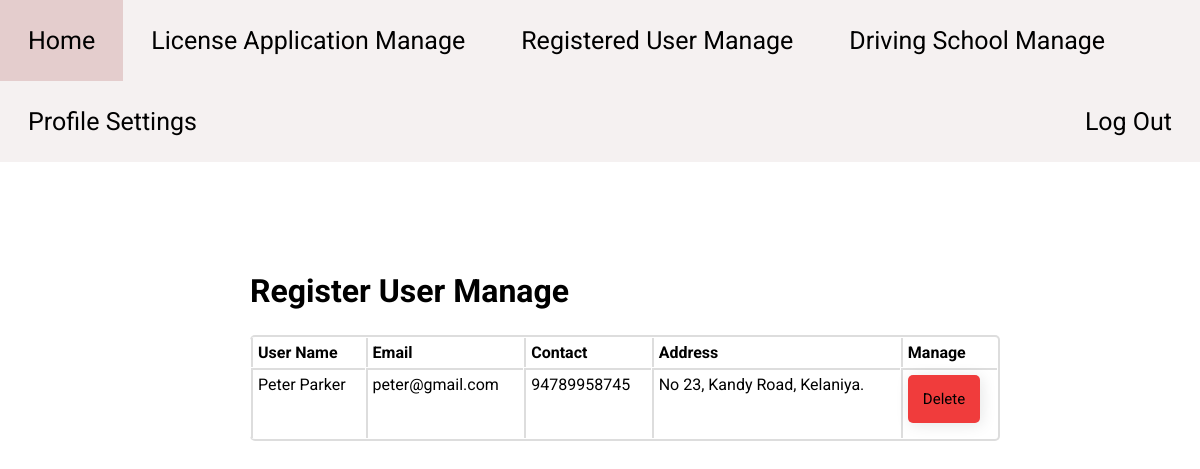
Page /php/admin-registered-user-manage.php (signed in) on the earlier database version.
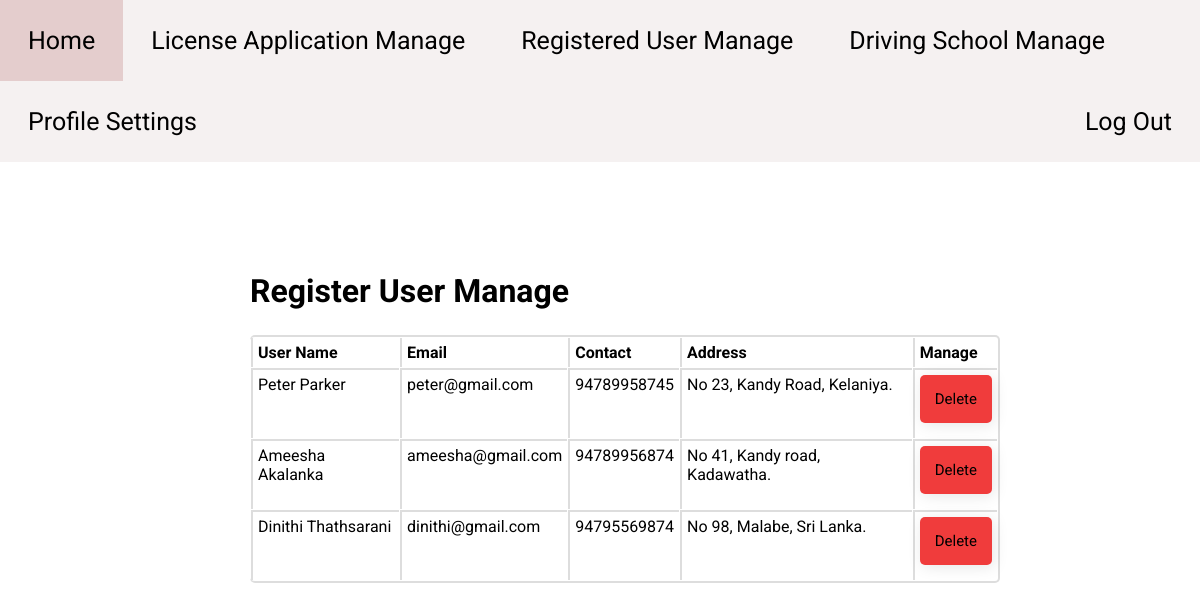
Same page on the later database version.
### tables this page shows
CREATE TABLE `user` (
  `user_id` int(11) NOT NULL,
  `name` varchar(50) DEFAULT NULL,
  `email` varchar(30) DEFAULT NULL,
  `contact` varchar(12) DEFAULT NULL,
  `address` varchar(100) DEFAULT NULL,
  `password` varchar(100) DEFAULT NULL
);

### php/admin-registered-user-manage.php (the view, shortened to what this page needs)
<?php
    require "../includes/config.php";
    if(isset($_SESSION['admin_id'])){
?>
<!DOCTYPE HTML>
<html>
<head>
    <link rel="stylesheet" href="https://cdnjs.cloudflare.com/ajax/libs/font-awesome/6.1.1/css/all.min.css" />
    <link rel = "stylesheet" type = "text/css" href = "../css/driving-school-main.css"/>
    <link rel = "stylesheet" type = "text/css" href = "../css/driving-school-package-manage.css"/>
    <link rel = "stylesheet" type = "text/css" href = "../css/admin-license-application-view.css"/>
</head>
<body>
    <?php include '../includes/admin-navigation.php'?>
    <div class="container">
        <h1 class="dashboard-table-heading">Register User Manage</h1>
        <div class="table-container">
        <?php
                $sql = "SELECT * FROM User";
                $result = $conn->query($sql);
                if((!empty($result)) && ($result->num_rows > 0)){
        ?>
            <table>
                <thead>
                    <tr>
                        <th>User Name</th>
                        <th>Email</th>
                        <th>Contact</th>
                        <th>Address</th>
                        <th>Manage</th>
                    </tr>
                </thead>
                <tbody>
        <?php
                while($data = $result->fetch_assoc()){
        ?>
                    <tr>
                        <td><?php echo $data['name'] ?></td>
                        <td><?php echo $data['email'] ?></td>
                        <td><?php echo $data['contact'] ?></td>
                        <td><?php echo $data['address'] ?></td>
                        <td>
                            <form action="./admin-registered-user-manage-delete.php" method="POST">
                                <input class = "inputField btn btn-danger deleteBtn" type="submit" value="Delete" name="deleteBtn">
                            </form>
                        </td>
                    </tr>
            <?php
                    }
            ?>
            </tbody>
            </table>
            <?php
                }
            ?>
        </div>
    </div>
</body>
</html>
<?php
    }else{
        header('Location: ./admin.php');
    }
?>

### includes/admin-navigation.php (shortened to what this page needs)
<link rel = "stylesheet" type = "text/css" href = "../css/driving-school-navigation.css"/>
<div class = "navigation">
    <ul class = "nav-links">
        <li><a href="../php/admin-dashboard.php">Home</a></li>
        <li><a href="../php/admin-license-manage.php">License Application Manage</a></li>
        <li><a href="../php/admin-registered-user-manage.php">Registered User Manage</a></li>
        <li><a href="../php/admin-driving-school-manage.php">Driving School Manage</a></li>
        <li><a href="../php/admin-profile-settings.php">Profile Settings</a></li>
        <li style="float:right"><form action="../php/admin-logout.php" method="POST"><input class="log-btn" type="submit" value="Log Out" name="btnOut"></form></li>
    </ul>
</div>

### css/driving-school-main.css (style rules this page uses)
* { box-sizing: border-box; margin: 0; padding: 0; font-family: 'Roboto', sans-serif; }
.container { padding-top: 110px; padding-left: 200px; padding-right: 200px; margin-left: 50px; }
.inputField { background-color: rgba(255, 255, 255, .15); box-shadow: 2px 2px 15px 0px rgba(0, 0, 0, .1); border: none; border-radius: 5px; overflow: hidden; }
.btn { font-size: 15px; color: black; background-color: #afec9d; }
.btn-danger { font-size: 15px; color: black; background-color: #f03c3c; }
.dashboard-table-heading { padding-bottom: 25px; }
table { border: 2px solid #ddd; width: 100%; border-collapse: separate; border-left: 0; border-radius: 5px; border-spacing: 1px; }
thead { display: table-header-group; vertical-align: middle; border-color: inherit; border-collapse: separate; }
tr { display: table-row; vertical-align: inherit; border-color: inherit; }
th, td { padding: 5px; text-align: left; vertical-align: top; border-left: 2px solid #ddd; }
td { border-top: 2px solid #ddd; }

### css/admin-license-application-view.css (style rules this page uses)
.deleteBtn { padding: 15px; margin-bottom: 10px; }

### css/driving-school-navigation.css (style rules this page uses)
ul { list-style-type: none; margin: 0; padding: 0; overflow: hidden; background-color: #f5f1f1; }
li { float: left; }
li a { display: block; color: black; text-align: center; padding: 26px 28px; text-decoration: none; font-size: 25px; transition: 0.25s; }
.log-btn { background: none; color: inherit; border: none; padding: 0; font: inherit; cursor: pointer; outline: inherit; display: block; color: black; text-align: center; padding: 26px 28px; text-decoration: none; font-size: 25px; transition: 0.25s; }

Differences in the rows shown:
added user: name "Ameesha Akalanka", email "ameesha@gmail.com", contact "94789956874", address "No 41, Kandy road, Kadawatha."
added user: name "Dinithi Thathsarani", email "dinithi@gmail.com", contact "94795569874", address "No 98, Malabe, Sri Lanka."
